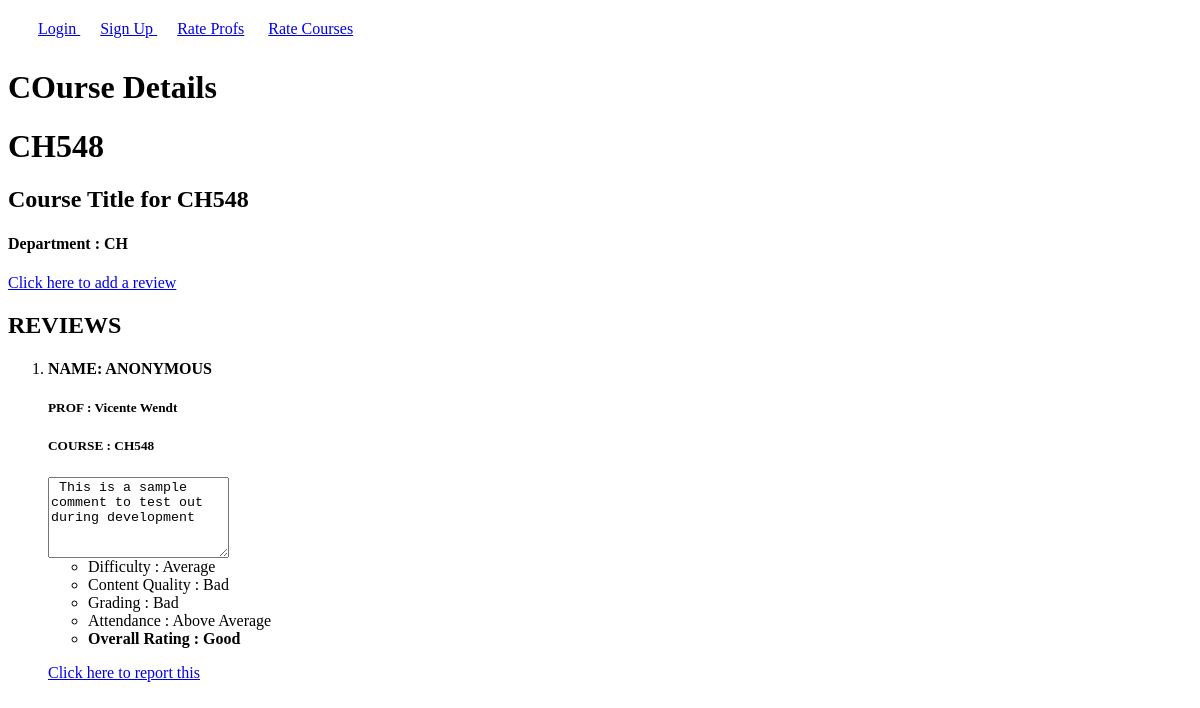
The app's page /rate/courses/16/, older data.
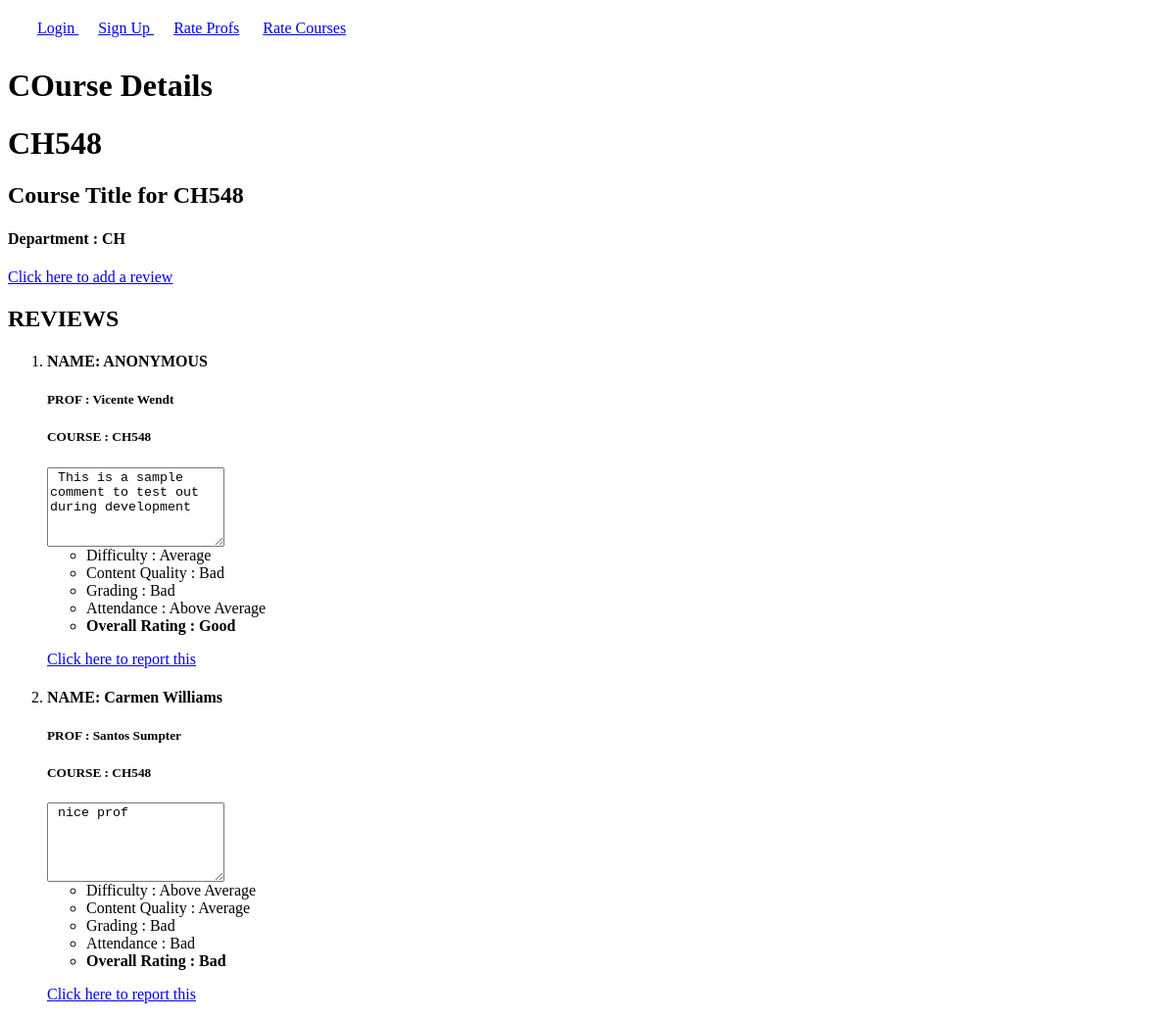
The same page, newer data.
### rate/models.py (models this page shows, shortened)
class Courses(models.Model):
    dept = models.ForeignKey("Dept", on_delete=models.CASCADE)
    title = models.CharField(max_length=100)
    code = models.CharField(max_length=10)

class Dept(models.Model):
    name = models.CharField(max_length=10)
    def __str__(self):
        return self.name

class Review(models.Model):
    RatingChoices = (
        (0, "Poor"),
        (1, "Bad"),
        (2, "Average"),
        (3, "Above Average"),
        (4, "Good"),
        (5, "Excellent"),
    )
    user = models.ForeignKey(User, on_delete=models.CASCADE,null=True,blank=True)
    timestamp = models.DateTimeField(auto_now=True, auto_now_add=False,null=True)
    comment = models.TextField(max_length=4096)
    isAnonymous = models.BooleanField(default=False,verbose_name="Remain Anonymous?")
    prof = models.ForeignKey("Profs", on_delete=models.CASCADE,null=True)
    course = models.ForeignKey("Courses", on_delete=models.CASCADE,null=True)
    difficulty = models.IntegerField(choices = RatingChoices,default=0)
    content_quality =models.IntegerField(choices = RatingChoices,default=0)
    grading = models.IntegerField(choices = RatingChoices,default=0)
    attendance = models.IntegerField(choices = RatingChoices,default=0)
    overall_rating =models.IntegerField(choices = RatingChoices,default=0)

class Profs(models.Model):
    dept = models.ForeignKey("Dept", on_delete=models.CASCADE)
    name = models.CharField(max_length=100)
    email = models.EmailField(max_length=254)
    webpage = models.URLField(max_length=200)

### rate/views.py (the view)
# urls.py: url(r'^courses/(?P<pk>[0-9]+)/$',CoursePage,name="c_data"),
def CoursePage(request, pk):
    course_data = get_object_or_404(Courses, pk=pk)
    return render(request=request, template_name="course/course_page.html", context={"course_data": course_data, "reviews": course_data.review_set.all(),"id":pk})

### rate/templates/course/course_page.html
{% extends '../detail.html' %}
{% block bio %}
<h1> COurse Details </h1>
<h1> {{course_data.code}} </h1>
<h2> {{course_data.title}} </h2>
<h4> Department : {{course_data.dept}} </h4>
<a href = {% url 'course_review' id%}> Click here to add a review </a>
{% endblock bio%}

### rate/templates/detail.html (shortened to what this page needs)
{% extends 'base.html' %}
{% block base_body %}
<div id = "bio">
    {% block bio %}
    {% endblock bio%}
</div>
<div id="reviews">
<h2> REVIEWS </h2>
</div>
<div id ="add_review">
<ol>
{% for review in reviews %}
{% include "display_review.html" %}
{% endfor %}
</ol>
</div>
{% endblock base_body %}

### rate/templates/base.html (shortened to what this page needs)
<nav>
<ul>
<li>
    {% if user.is_authenticated %}
    <a href="{% url 'logout' %}"> Logout </a>
    {% else %}
    <a href = "{% url 'login' %}"> Login </a>
    {% endif %}
<li> <a href="{% url 'signup' %}"> Sign Up </a>
<li> <a href="{% url 'profs' %}"> Rate Profs</a>
<li> <a href="{% url 'courses' %}"> Rate Courses</a>
</ul>
</nav>
{% block base_body %}
{% endblock base_body %}

### rate/templates/display_review.html
        <li>
            {% if review.isAnonymous %}
                <h4> NAME: ANONYMOUS </h4>
            {% else %}
                <h4> NAME: {{review.user.first_name}} {{review.user.last_name}}
            {% endif %}
            {% if review.prof is not None %}
            <h5> PROF : {{review.prof.name}} </h5>
            {% endif %}
            {% if review.course is not None %}
            <h5> COURSE : {{review.course.code}} </h5>
            {% endif %}
             <textarea name="text" wrap="hard" rows="5" cols="20" readonly > {{review.comment}} </textarea>
            <div class = "ratings">
                <ul>
                    <li> Difficulty : {{review.get_difficulty_display}}
                    <li> Content Quality : {{review.get_content_quality_display}}
                    <li> Grading : {{review.get_grading_display}}
                    <li> Attendance : {{review.get_attendance_display}}
                    <li> <b> Overall Rating : {{review.get_overall_rating_display}} </b>
                </ul>
            </div>
            {% if review.user != user %}
            <p> <a href = {% url 'report' review.id%}> Click here to report this </a></p>
            {% endif %}

### rate/templates/base.html (style rules this page uses)
nav ul { list-style-type: none; margin: 10px; padding:10px; }
nav li { display:inline; margin:10px; }

Row changes from the older to the newer data that the page shows:
added Review: user.first_name "Carmen", user.last_name "Williams", prof.name "Santos Sumpter", course.code "CH548", text "nice prof", difficulty "Above Average", content_quality "Average", grading "Bad", attendance "Bad", overall_rating "Bad", shows "Click here to report this"
